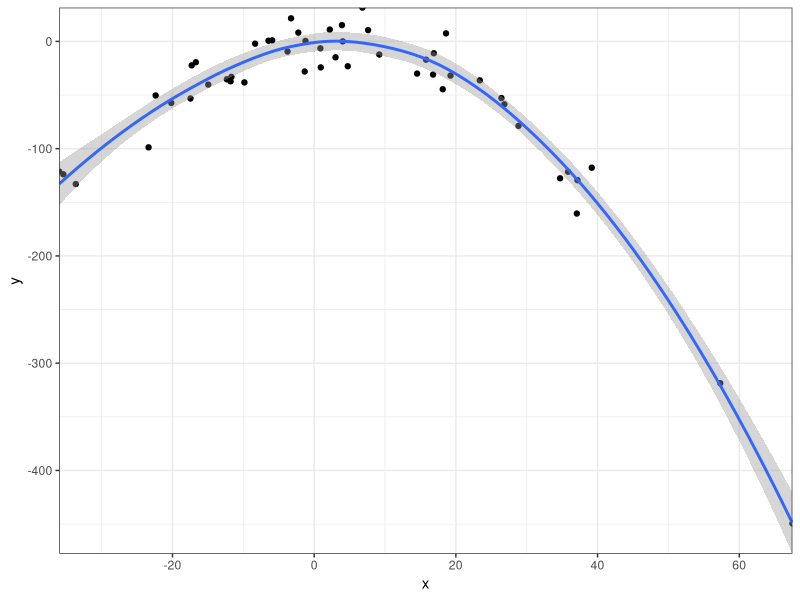

Here is the R script that generated this plot:
## ---- chunk 1
library(ggplot2)
## ---- chunk 2
print("This is a test of print()")
## ---- chunk 3
data <- data.frame(x = rnorm(50, 3, 23))
data$y = .3*data$x - .1*data$x^2 + rnorm (50, 0, 15)

ggplot(data, aes(x,y)) +
  geom_point() +
  stat_smooth() +
  coord_cartesian(expand = FALSE) +
  theme_bw()
